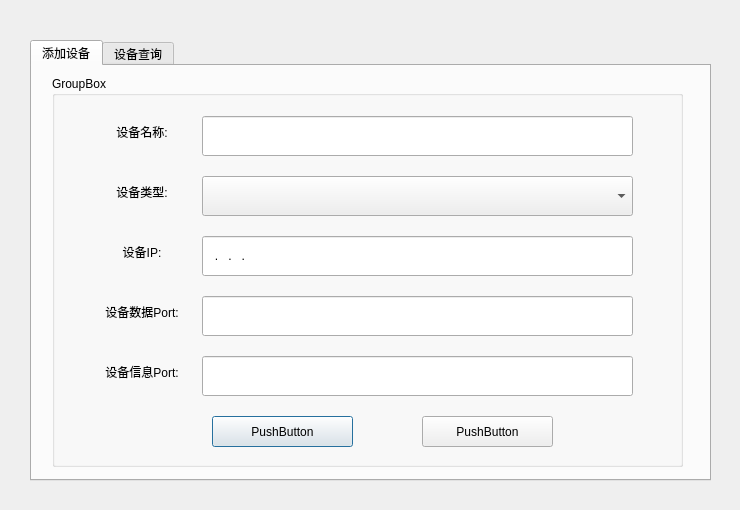
<?xml version="1.0" encoding="UTF-8"?>
<ui version="4.0">
 <class>DialogDeviceManager</class>
 <widget class="QDialog" name="DialogDeviceManager">
  <property name="geometry">
   <rect>
    <x>0</x>
    <y>0</y>
    <width>740</width>
    <height>510</height>
   </rect>
  </property>
  <property name="minimumSize">
   <size>
    <width>740</width>
    <height>510</height>
   </size>
  </property>
  <property name="maximumSize">
   <size>
    <width>740</width>
    <height>510</height>
   </size>
  </property>
  <property name="windowTitle">
   <string>Dialog</string>
  </property>
  <widget class="QTabWidget" name="tabWidget">
   <property name="geometry">
    <rect>
     <x>30</x>
     <y>40</y>
     <width>681</width>
     <height>441</height>
    </rect>
   </property>
   <property name="currentIndex">
    <number>0</number>
   </property>
   <widget class="QWidget" name="tab">
    <attribute name="title">
     <string>添加设备</string>
    </attribute>
    <widget class="QGroupBox" name="groupBox">
     <property name="geometry">
      <rect>
       <x>20</x>
       <y>10</y>
       <width>631</width>
       <height>391</height>
      </rect>
     </property>
     <property name="title">
      <string>GroupBox</string>
     </property>
     <widget class="QWidget" name="formLayoutWidget">
      <property name="geometry">
       <rect>
        <x>30</x>
        <y>30</y>
        <width>561</width>
        <height>300</height>
       </rect>
      </property>
      <layout class="QFormLayout" name="formLayout">
       <property name="horizontalSpacing">
        <number>10</number>
       </property>
       <property name="verticalSpacing">
        <number>20</number>
       </property>
       <property name="leftMargin">
        <number>10</number>
       </property>
       <property name="topMargin">
        <number>10</number>
       </property>
       <property name="rightMargin">
        <number>10</number>
       </property>
       <property name="bottomMargin">
        <number>10</number>
       </property>
       <item row="0" column="0">
        <widget class="QLabel" name="label">
         <property name="minimumSize">
          <size>
           <width>100</width>
           <height>0</height>
          </size>
         </property>
         <property name="text">
          <string>设备名称:</string>
         </property>
         <property name="alignment">
          <set>Qt::AlignCenter</set>
         </property>
         <property name="margin">
          <number>6</number>
         </property>
        </widget>
       </item>
       <item row="0" column="1">
        <widget class="QLineEdit" name="lineEdit">
         <property name="minimumSize">
          <size>
           <width>0</width>
           <height>40</height>
          </size>
         </property>
        </widget>
       </item>
       <item row="1" column="0">
        <widget class="QLabel" name="label_2">
         <property name="minimumSize">
          <size>
           <width>100</width>
           <height>0</height>
          </size>
         </property>
         <property name="text">
          <string>设备类型:</string>
         </property>
         <property name="alignment">
          <set>Qt::AlignCenter</set>
         </property>
         <property name="margin">
          <number>6</number>
         </property>
        </widget>
       </item>
       <item row="1" column="1">
        <widget class="QComboBox" name="comboBox">
         <property name="minimumSize">
          <size>
           <width>0</width>
           <height>40</height>
          </size>
         </property>
         <property name="currentText">
          <string/>
         </property>
        </widget>
       </item>
       <item row="2" column="0">
        <widget class="QLabel" name="label_3">
         <property name="minimumSize">
          <size>
           <width>100</width>
           <height>0</height>
          </size>
         </property>
         <property name="text">
          <string>设备IP:</string>
         </property>
         <property name="alignment">
          <set>Qt::AlignCenter</set>
         </property>
         <property name="margin">
          <number>6</number>
         </property>
        </widget>
       </item>
       <item row="2" column="1">
        <widget class="QLineEdit" name="lineEdit_2">
         <property name="minimumSize">
          <size>
           <width>0</width>
           <height>40</height>
          </size>
         </property>
         <property name="inputMask">
          <string>000.000.000.000</string>
         </property>
        </widget>
       </item>
       <item row="3" column="0">
        <widget class="QLabel" name="label_4">
         <property name="minimumSize">
          <size>
           <width>100</width>
           <height>0</height>
          </size>
         </property>
         <property name="text">
          <string>设备数据Port:</string>
         </property>
         <property name="alignment">
          <set>Qt::AlignCenter</set>
         </property>
         <property name="margin">
          <number>6</number>
         </property>
        </widget>
       </item>
       <item row="3" column="1">
        <widget class="QLineEdit" name="lineEdit_3">
         <property name="minimumSize">
          <size>
           <width>0</width>
           <height>40</height>
          </size>
         </property>
        </widget>
       </item>
       <item row="4" column="0">
        <widget class="QLabel" name="label_5">
         <property name="minimumSize">
          <size>
           <width>100</width>
           <height>0</height>
          </size>
         </property>
         <property name="text">
          <string>设备信息Port:</string>
         </property>
         <property name="alignment">
          <set>Qt::AlignCenter</set>
         </property>
         <property name="margin">
          <number>6</number>
         </property>
        </widget>
       </item>
       <item row="4" column="1">
        <widget class="QLineEdit" name="lineEdit_4">
         <property name="minimumSize">
          <size>
           <width>0</width>
           <height>40</height>
          </size>
         </property>
        </widget>
       </item>
      </layout>
     </widget>
     <widget class="QPushButton" name="pushButton">
      <property name="geometry">
       <rect>
        <x>160</x>
        <y>340</y>
        <width>141</width>
        <height>31</height>
       </rect>
      </property>
      <property name="text">
       <string>PushButton</string>
      </property>
     </widget>
     <widget class="QPushButton" name="pushButton_2">
      <property name="geometry">
       <rect>
        <x>370</x>
        <y>340</y>
        <width>131</width>
        <height>31</height>
       </rect>
      </property>
      <property name="text">
       <string>PushButton</string>
      </property>
     </widget>
    </widget>
   </widget>
   <widget class="QWidget" name="tab_2">
    <attribute name="title">
     <string>设备查询</string>
    </attribute>
    <widget class="QTableView" name="tableView">
     <property name="geometry">
      <rect>
       <x>40</x>
       <y>20</y>
       <width>601</width>
       <height>361</height>
      </rect>
     </property>
    </widget>
   </widget>
  </widget>
 </widget>
 <resources/>
 <connections/>
</ui>
